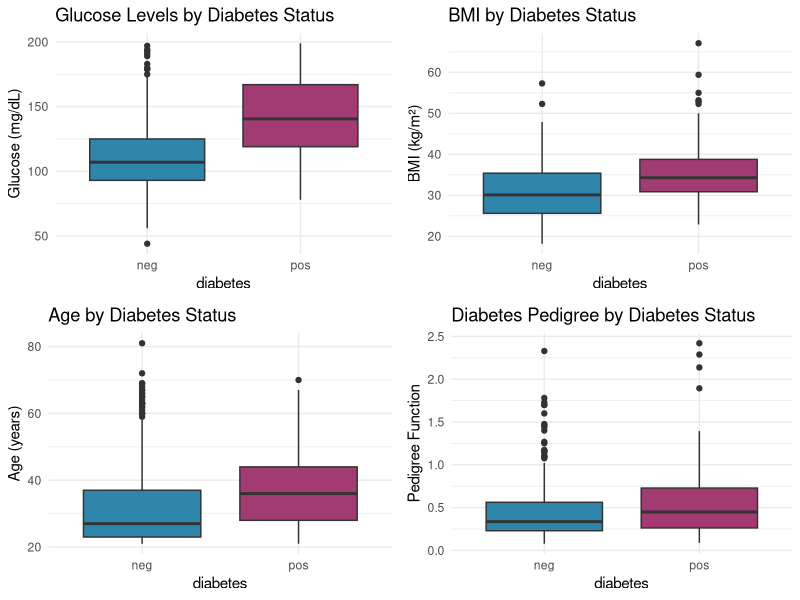

Write R code to recreate this figure.
# =============================================================================
# SECTION 1: SETUP AND PACKAGE INSTALLATION
# =============================================================================

# Clear environment
rm(list = ls())

# Set seed for reproducibility
set.seed(123)

# Install required packages if not already installed
required_packages <- c(
  "tidyverse",      # Data manipulation and visualization
  "mlbench",        # Access to Pima Indians Diabetes dataset
  "caret",          # Machine learning and cross-validation
  "pROC",           # ROC curves and AUC
  "glmnet",         # LASSO and Ridge regression
  "corrplot",       # Correlation plots
  "mice",           # Missing data imputation
  "gridExtra",      # Arranging plots
  "reshape2",       # Data reshaping
  "GGally"          # Extended ggplot2 functionality
)

# Function to install packages
install_if_missing <- function(packages) {
  for (pkg in packages) {
    if (!require(pkg, character.only = TRUE)) {
      install.packages(pkg, dependencies = TRUE)
      library(pkg, character.only = TRUE)
    }
  }
}

# Install and load packages
install_if_missing(required_packages)

# =============================================================================
# SECTION 2: DATA LOADING AND INITIAL EXPLORATION
# =============================================================================

cat("\n=== LOADING DATA ===\n")

# Load the Pima Indians Diabetes dataset from mlbench
# This dataset contains 768 observations of Pima Indian women aged 21+
# Target: Predicting diabetes onset within 5 years
data("PimaIndiansDiabetes2", package = "mlbench")

# Create a working copy
diabetes_data <- PimaIndiansDiabetes2

# Calculate percentage of missing values
missing_pct <- colSums(is.na(diabetes_data)) / nrow(diabetes_data) * 100
cat("\nPercentage of Missing Values:\n")
print(round(missing_pct, 2))

# =============================================================================
# SECTION 3: DATA CLEANING AND PREPROCESSING
# =============================================================================

cat("\n=== DATA PREPROCESSING ===\n")

# 3.1: Handle Missing Values using Multiple Imputation
cat("\nPerforming multiple imputation for missing values...\n")

# Separate outcome variable for imputation
diabetes_features <- diabetes_data[, -ncol(diabetes_data)]
diabetes_outcome <- diabetes_data$diabetes

# Perform multiple imputation using mice
# Using predictive mean matching (pmm) method
imputed_data <- mice(diabetes_features, 
                     m = 5,           # Number of imputations
                     method = "pmm",  # Predictive mean matching
                     seed = 123,
                     printFlag = FALSE)

# Complete the dataset with imputed values
diabetes_complete <- complete(imputed_data, 1)

# Add outcome variable back
diabetes_complete$diabetes <- diabetes_outcome

cat("Missing values after imputation:\n")
print(colSums(is.na(diabetes_complete)))

# 3.2: Feature Engineering
cat("\nCreating additional features...\n")

# BMI Categories (WHO Classification)
diabetes_complete <- diabetes_complete |>
  mutate(
    bmi_category = cut(mass,
                       breaks = c(0, 18.5, 25, 30, 35, 40, Inf),
                       labels = c("Underweight", "Normal", "Overweight", 
                                 "Obese Class I", "Obese Class II", "Obese Class III"),
                       include.lowest = TRUE),
    
    # Age groups
    age_group = cut(age,
                   breaks = c(0, 30, 40, 50, 60, Inf),
                   labels = c("21-30", "31-40", "41-50", "51-60", "60+"),
                   include.lowest = TRUE),
    
    # Glucose categories (ADA Guidelines)
    glucose_category = cut(glucose,
                          breaks = c(0, 100, 126, Inf),
                          labels = c("Normal", "Prediabetes", "Diabetes"),
                          include.lowest = TRUE),
    
    # Diabetes risk score (composite)
    risk_score = scale(glucose) + scale(mass) + scale(age) + scale(pedigree)
  )

# =============================================================================
# SECTION 4: EXPLORATORY DATA ANALYSIS
# =============================================================================

cat("\n=== EXPLORATORY DATA ANALYSIS ===\n")

# 4.1: Class Distribution
cat("\nDiabetes Outcome Distribution:\n")
print(table(diabetes_complete$diabetes))
cat("\nProportions:\n")
print(prop.table(table(diabetes_complete$diabetes)))

# 4.2: Statistical Tests for Predictors

# T-test for continuous variables
continuous_vars <- c("pregnant", "glucose", "pressure", "triceps", 
                     "insulin", "mass", "pedigree", "age")

cat("\n=== T-tests: Diabetes vs No Diabetes ===\n")
for (var in continuous_vars) {
  test_result <- t.test(diabetes_complete[[var]] ~ diabetes_complete$diabetes)
  cat(sprintf("\n%s:\n", var))
  cat(sprintf("  Mean (No Diabetes): %.2f\n", test_result$estimate[1]))
  cat(sprintf("  Mean (Diabetes): %.2f\n", test_result$estimate[2]))
  cat(sprintf("  p-value: %.4f\n", test_result$p.value))
  cat(sprintf("  Significant: %s\n", ifelse(test_result$p.value < 0.05, "YES", "NO")))
}

# 4.3: Correlation Analysis
cat("\n=== Correlation Analysis ===\n")

# Calculate correlation matrix for numeric variables
numeric_data <- diabetes_complete |>
  select(all_of(continuous_vars)) |>
  cor()

cat("\nCorrelation Matrix:\n")
print(round(numeric_data, 2))

# =============================================================================
# SECTION 5: DATA VISUALIZATION
# =============================================================================

cat("\n=== GENERATING VISUALIZATIONS ===\n")

# Create output directory for plots
dir.create("diabetes_plots", showWarnings = FALSE)

# 5.1: Distribution plots for all continuous variables
for (var in continuous_vars) {
  p <- ggplot(diabetes_complete, aes_string(x = var, fill = "diabetes")) +
    geom_histogram(alpha = 0.6, position = "identity", bins = 30) +
    scale_fill_manual(values = c("neg" = "#2E86AB", "pos" = "#A23B72")) +
    labs(title = paste("Distribution of", var, "by Diabetes Status"),
         x = var, y = "Count", fill = "Diabetes") +
    theme_minimal() +
    theme(plot.title = element_text(hjust = 0.5, face = "bold"))
  
  ggsave(paste0("diabetes_plots/dist_", var, ".png"), p, width = 8, height = 5)
}

# 5.2: Correlation heatmap
png("diabetes_plots/correlation_heatmap.png", width = 800, height = 800)
corrplot(numeric_data, method = "color", type = "upper", 
         tl.col = "black", tl.srt = 45,
         addCoef.col = "black", number.cex = 0.7,
         col = colorRampPalette(c("#2E86AB", "white", "#A23B72"))(200),
         title = "Correlation Matrix of Predictors")
dev.off()

# 5.3: Box plots comparing diabetes groups
p1 <- ggplot(diabetes_complete, aes(x = diabetes, y = glucose, fill = diabetes)) +
  geom_boxplot() +
  scale_fill_manual(values = c("neg" = "#2E86AB", "pos" = "#A23B72")) +
  labs(title = "Glucose Levels by Diabetes Status", y = "Glucose (mg/dL)") +
  theme_minimal() +
  theme(legend.position = "none")

p2 <- ggplot(diabetes_complete, aes(x = diabetes, y = mass, fill = diabetes)) +
  geom_boxplot() +
  scale_fill_manual(values = c("neg" = "#2E86AB", "pos" = "#A23B72")) +
  labs(title = "BMI by Diabetes Status", y = "BMI (kg/m²)") +
  theme_minimal() +
  theme(legend.position = "none")

p3 <- ggplot(diabetes_complete, aes(x = diabetes, y = age, fill = diabetes)) +
  geom_boxplot() +
  scale_fill_manual(values = c("neg" = "#2E86AB", "pos" = "#A23B72")) +
  labs(title = "Age by Diabetes Status", y = "Age (years)") +
  theme_minimal() +
  theme(legend.position = "none")

p4 <- ggplot(diabetes_complete, aes(x = diabetes, y = pedigree, fill = diabetes)) +
  geom_boxplot() +
  scale_fill_manual(values = c("neg" = "#2E86AB", "pos" = "#A23B72")) +
  labs(title = "Diabetes Pedigree by Diabetes Status", y = "Pedigree Function") +
  theme_minimal() +
  theme(legend.position = "none")

combined_plot <- grid.arrange(p1, p2, p3, p4, ncol = 2)

# 5.4: Age vs BMI scatter plot
scatter_plot <- ggplot(diabetes_complete, aes(x = age, y = mass, color = diabetes)) +
  geom_point(alpha = 0.6, size = 2) +
  scale_color_manual(values = c("neg" = "#2E86AB", "pos" = "#A23B72")) +
  geom_smooth(method = "loess", se = TRUE) +
  labs(title = "Age vs BMI by Diabetes Status",
       x = "Age (years)", y = "BMI (kg/m²)", color = "Diabetes") +
  theme_minimal() +
  theme(plot.title = element_text(hjust = 0.5, face = "bold"))

# =============================================================================
# SECTION 6: MODEL PREPARATION
# =============================================================================

cat("\n=== PREPARING DATA FOR MODELING ===\n")

# Select only numeric predictors for modeling
model_data <- diabetes_complete |>
  select(all_of(continuous_vars), diabetes)

# Split data into training (70%) and testing (30%)
set.seed(123)
train_index <- createDataPartition(model_data$diabetes, p = 0.7, list = FALSE)
train_data <- model_data[train_index, ]
test_data <- model_data[-train_index, ]

cat(sprintf("\nTraining set size: %d observations\n", nrow(train_data)))
cat(sprintf("Testing set size: %d observations\n", nrow(test_data)))

# Check class distribution in splits
cat("\nTraining set distribution:\n")
print(prop.table(table(train_data$diabetes)))
cat("\nTesting set distribution:\n")
print(prop.table(table(test_data$diabetes)))

# =============================================================================
# SECTION 7: MODEL BUILDING - LOGISTIC REGRESSION
# =============================================================================

cat("\n=== MODEL 1: LOGISTIC REGRESSION ===\n")

# 7.1: Full Logistic Regression Model
log_model_full <- glm(diabetes ~ ., 
                      data = train_data, 
                      family = binomial(link = "logit"))

cat("\nFull Logistic Regression Model Summary:\n")
print(summary(log_model_full))

# Calculate odds ratios
odds_ratios <- exp(coef(log_model_full))
cat("\nOdds Ratios:\n")
print(round(odds_ratios, 3))

# 7.2: Stepwise Selection
log_model_step <- step(log_model_full, direction = "both", trace = 0)

cat("\nStepwise Selected Model:\n")
print(summary(log_model_step))

# 7.3: Predictions and Evaluation
# Training set predictions
train_pred_prob <- predict(log_model_step, train_data, type = "response")
train_pred_class <- ifelse(train_pred_prob > 0.5, "pos", "neg")
train_pred_class <- factor(train_pred_class, levels = c("neg", "pos"))

# Testing set predictions
test_pred_prob <- predict(log_model_step, test_data, type = "response")
test_pred_class <- ifelse(test_pred_prob > 0.5, "pos", "neg")
test_pred_class <- factor(test_pred_class, levels = c("neg", "pos"))

# Confusion Matrix - Training
cat("\n=== Training Set Performance ===\n")
train_cm <- confusionMatrix(train_pred_class, train_data$diabetes, positive = "pos")
print(train_cm)

# Confusion Matrix - Testing
cat("\n=== Testing Set Performance ===\n")
test_cm <- confusionMatrix(test_pred_class, test_data$diabetes, positive = "pos")
print(test_cm)

# ROC Curve and AUC
train_roc <- roc(train_data$diabetes, train_pred_prob)
test_roc <- roc(test_data$diabetes, test_pred_prob)

cat(sprintf("\nTraining AUC: %.4f\n", auc(train_roc)))
cat(sprintf("Testing AUC: %.4f\n", auc(test_roc)))

# Plot ROC curves
png("diabetes_plots/roc_logistic.png", width = 800, height = 600)
plot(test_roc, col = "#A23B72", lwd = 2, main = "ROC Curve - Logistic Regression")
lines(train_roc, col = "#2E86AB", lwd = 2, lty = 2)
legend("bottomright", 
       legend = c(paste("Test AUC =", round(auc(test_roc), 3)),
                 paste("Train AUC =", round(auc(train_roc), 3))),
       col = c("#A23B72", "#2E86AB"), lwd = 2, lty = c(1, 2))
abline(a = 0, b = 1, lty = 2, col = "gray")
dev.off()


# =============================================================================
# SECTION 8: MODEL BUILDING - LASSO REGRESSION
# =============================================================================

cat("\n=== MODEL 2: LASSO REGRESSION ===\n")

# Prepare data for glmnet (requires matrix format)
x_train <- model.matrix(diabetes ~ ., train_data)[, -1]
y_train <- train_data$diabetes
x_test <- model.matrix(diabetes ~ ., test_data)[, -1]
y_test <- test_data$diabetes

# Convert outcome to numeric (0/1) for glmnet
y_train_numeric <- ifelse(y_train == "pos", 1, 0)
y_test_numeric <- ifelse(y_test == "pos", 1, 0)

# Cross-validation to find optimal lambda
cv_lasso <- cv.glmnet(x_train, y_train_numeric, 
                      alpha = 1, 
                      family = "binomial",
                      nfolds = 10)

cat("\nOptimal Lambda (min):", cv_lasso$lambda.min, "\n")
cat("Optimal Lambda (1se):", cv_lasso$lambda.1se, "\n")

# Plot cross-validation curve
png("diabetes_plots/lasso_cv.png", width = 800, height = 600)
plot(cv_lasso, main = "LASSO Cross-Validation")
dev.off()

# Fit LASSO model with optimal lambda
lasso_model <- glmnet(x_train, y_train_numeric, 
                      alpha = 1, 
                      family = "binomial",
                      lambda = cv_lasso$lambda.min)

# Display coefficients
cat("\nLASSO Coefficients:\n")
lasso_coef <- coef(lasso_model)
print(lasso_coef)

# Count non-zero coefficients
non_zero <- sum(lasso_coef != 0) - 1  # Exclude intercept
cat(sprintf("\nNumber of selected features: %d out of %d\n", non_zero, ncol(x_train)))

# Predictions
lasso_pred_prob_train <- predict(lasso_model, x_train, type = "response")
lasso_pred_class_train <- ifelse(lasso_pred_prob_train > 0.5, "pos", "neg")
lasso_pred_class_train <- factor(lasso_pred_class_train, levels = c("neg", "pos"))

lasso_pred_prob_test <- predict(lasso_model, x_test, type = "response")
lasso_pred_class_test <- ifelse(lasso_pred_prob_test > 0.5, "pos", "neg")
lasso_pred_class_test <- factor(lasso_pred_class_test, levels = c("neg", "pos"))

# Evaluation
cat("\n=== LASSO Training Set Performance ===\n")
lasso_train_cm <- confusionMatrix(lasso_pred_class_train, train_data$diabetes, positive = "pos")
print(lasso_train_cm)

cat("\n=== LASSO Testing Set Performance ===\n")
lasso_test_cm <- confusionMatrix(lasso_pred_class_test, test_data$diabetes, positive = "pos")
print(lasso_test_cm)

# ROC and AUC
lasso_train_roc <- roc(train_data$diabetes, as.numeric(lasso_pred_prob_train))
lasso_test_roc <- roc(test_data$diabetes, as.numeric(lasso_pred_prob_test))

cat(sprintf("\nLASSO Training AUC: %.4f\n", auc(lasso_train_roc)))
cat(sprintf("LASSO Testing AUC: %.4f\n", auc(lasso_test_roc)))

# =============================================================================
# SECTION 9: MODEL BUILDING - RANDOM FOREST
# =============================================================================

cat("\n=== MODEL 3: RANDOM FOREST ===\n")

# Train Random Forest with cross-validation
rf_control <- trainControl(
  method = "cv",
  number = 10,
  savePredictions = "final",
  classProbs = TRUE,
  summaryFunction = twoClassSummary
)

rf_model <- train(
  diabetes ~ .,
  data = train_data,
  method = "rf",
  trControl = rf_control,
  metric = "ROC",
  ntree = 500,
  importance = TRUE
)

cat("\nRandom Forest Model:\n")
print(rf_model)

# Variable Importance
var_imp <- varImp(rf_model)
cat("\nVariable Importance:\n")
print(var_imp)

# Plot variable importance
png("diabetes_plots/rf_importance.png", width = 800, height = 600)
plot(var_imp, main = "Random Forest Variable Importance")
dev.off()

# Predictions
rf_pred_train <- predict(rf_model, train_data)
rf_pred_prob_train <- predict(rf_model, train_data, type = "prob")

rf_pred_test <- predict(rf_model, test_data)
rf_pred_prob_test <- predict(rf_model, test_data, type = "prob")

# Evaluation
cat("\n=== Random Forest Training Set Performance ===\n")
rf_train_cm <- confusionMatrix(rf_pred_train, train_data$diabetes, positive = "pos")
print(rf_train_cm)

cat("\n=== Random Forest Testing Set Performance ===\n")
rf_test_cm <- confusionMatrix(rf_pred_test, test_data$diabetes, positive = "pos")
print(rf_test_cm)

# ROC and AUC
rf_train_roc <- roc(train_data$diabetes, rf_pred_prob_train$pos)
rf_test_roc <- roc(test_data$diabetes, rf_pred_prob_test$pos)

cat(sprintf("\nRandom Forest Training AUC: %.4f\n", auc(rf_train_roc)))
cat(sprintf("Random Forest Testing AUC: %.4f\n", auc(rf_test_roc)))

# =============================================================================
# SECTION 10: MODEL COMPARISON
# =============================================================================

cat("\n=== COMPREHENSIVE MODEL COMPARISON ===\n")

# Create comparison dataframe
model_comparison <- data.frame(
  Model = c("Logistic Regression", "LASSO", "Random Forest"),
  Train_Accuracy = c(
    train_cm$overall["Accuracy"],
    lasso_train_cm$overall["Accuracy"],
    rf_train_cm$overall["Accuracy"]
  ),
  Test_Accuracy = c(
    test_cm$overall["Accuracy"],
    lasso_test_cm$overall["Accuracy"],
    rf_test_cm$overall["Accuracy"]
  ),
  Train_Sensitivity = c(
    train_cm$byClass["Sensitivity"],
    lasso_train_cm$byClass["Sensitivity"],
    rf_train_cm$byClass["Sensitivity"]
  ),
  Test_Sensitivity = c(
    test_cm$byClass["Sensitivity"],
    lasso_test_cm$byClass["Sensitivity"],
    rf_test_cm$byClass["Sensitivity"]
  ),
  Train_Specificity = c(
    train_cm$byClass["Specificity"],
    lasso_train_cm$byClass["Specificity"],
    rf_train_cm$byClass["Specificity"]
  ),
  Test_Specificity = c(
    test_cm$byClass["Specificity"],
    lasso_test_cm$byClass["Specificity"],
    rf_test_cm$byClass["Specificity"]
  ),
  Train_AUC = c(
    auc(train_roc),
    auc(lasso_train_roc),
    auc(rf_train_roc)
  ),
  Test_AUC = c(
    auc(test_roc),
    auc(lasso_test_roc),
    auc(rf_test_roc)
  )
)
# IMPORTANT #
cat("\nModel Performance Comparison:\n")
print(model_comparison)

# Plot comparison
png("diabetes_plots/model_comparison.png", width = 1000, height = 600)
par(mfrow = c(1, 2))

# Test Accuracy Comparison
barplot(model_comparison$Test_Accuracy,
        names.arg = model_comparison$Model,
        main = "Test Set Accuracy Comparison",
        ylab = "Accuracy",
        ylim = c(0, 1),
        col = c("#2E86AB", "#F18F01", "#A23B72"),
        las = 2)
abline(h = 0.5, lty = 2, col = "gray")

# Test AUC Comparison
barplot(model_comparison$Test_AUC,
        names.arg = model_comparison$Model,
        main = "Test Set AUC Comparison",
        ylab = "AUC",
        ylim = c(0, 1),
        col = c("#2E86AB", "#F18F01", "#A23B72"),
        las = 2)
abline(h = 0.5, lty = 2, col = "gray")

dev.off()

# Combined ROC Curve
png("diabetes_plots/roc_comparison.png", width = 800, height = 800)
plot(test_roc, col = "#2E86AB", lwd = 2, main = "ROC Curve Comparison - All Models")
lines(lasso_test_roc, col = "#F18F01", lwd = 2)
lines(rf_test_roc, col = "#A23B72", lwd = 2)
legend("bottomright",
       legend = c(
         paste("Logistic Regression (AUC =", round(auc(test_roc), 3), ")"),
         paste("LASSO (AUC =", round(auc(lasso_test_roc), 3), ")"),
         paste("Random Forest (AUC =", round(auc(rf_test_roc), 3), ")")
       ),
       col = c("#2E86AB", "#F18F01", "#A23B72"),
       lwd = 2)
abline(a = 0, b = 1, lty = 2, col = "gray")
dev.off()

# =============================================================================
# SECTION 11: PREDICTION FUNCTION
# =============================================================================

cat("\n=== CREATING PREDICTION FUNCTION ===\n")

# Function to predict diabetes risk for new patients
predict_diabetes_risk <- function(
    pregnant,
    glucose,
    pressure,
    triceps,
    insulin,
    mass,
    pedigree,
    age,
    model_choice = "logistic"
) {
  
  # Create data frame with input values
  new_patient <- data.frame(
    pregnant = pregnant,
    glucose = glucose,
    pressure = pressure,
    triceps = triceps,
    insulin = insulin,
    mass = mass,
    pedigree = pedigree,
    age = age
  )
  
  # Select model and make prediction
  if (model_choice == "logistic") {
    prob <- predict(log_model_step, new_patient, type = "response")
    model_name <- "Logistic Regression"
  } else if (model_choice == "lasso") {
    new_x <- model.matrix(~ ., new_patient)[, -1]
    prob <- predict(lasso_model, new_x, type = "response")[1, 1]
    model_name <- "LASSO"
  } else if (model_choice == "rf") {
    prob <- predict(rf_model, new_patient, type = "prob")$pos
    model_name <- "Random Forest"
  } else {
    stop("Invalid model choice. Choose 'logistic', 'lasso', or 'rf'")
  }
  
  # Determine risk level
  risk_level <- if (prob < 0.3) {
    "Low Risk"
  } else if (prob < 0.7) {
    "Moderate Risk"
  } else {
    "High Risk"
  }
  
  # Return results
  result <- list(
    model = model_name,
    probability = prob,
    prediction = ifelse(prob > 0.5, "Diabetes", "No Diabetes"),
    risk_level = risk_level,
    input_data = new_patient
  )
  
  return(result)
}

# =============================================================================
# SECTION 12: EXAMPLE PREDICTIONS
# =============================================================================

cat("\n=== EXAMPLE PREDICTIONS ===\n")

# Example 1: Low risk patient
cat("\nExample 1: Young, healthy individual\n")
example1 <- predict_diabetes_risk(
  pregnant = 2,
  glucose = 85,
  pressure = 70,
  triceps = 20,
  insulin = 80,
  mass = 22.5,
  pedigree = 0.2,
  age = 25,
  model_choice = "rf"
)
print(example1)

# Example 2: Moderate risk patient
cat("\nExample 2: Middle-aged with elevated glucose\n")
example2 <- predict_diabetes_risk(
  pregnant = 5,
  glucose = 140,
  pressure = 85,
  triceps = 30,
  insulin = 150,
  mass = 28.5,
  pedigree = 0.5,
  age = 45,
  model_choice = "rf"
)
print(example2)

# Example 3: High risk patient
cat("\nExample 3: High-risk profile\n")
example3 <- predict_diabetes_risk(
  pregnant = 8,
  glucose = 180,
  pressure = 90,
  triceps = 40,
  insulin = 200,
  mass = 35.0,
  pedigree = 0.8,
  age = 55,
  model_choice = "rf"
)
print(example3)

################################################################################
# END OF SCRIPT
################################################################################
